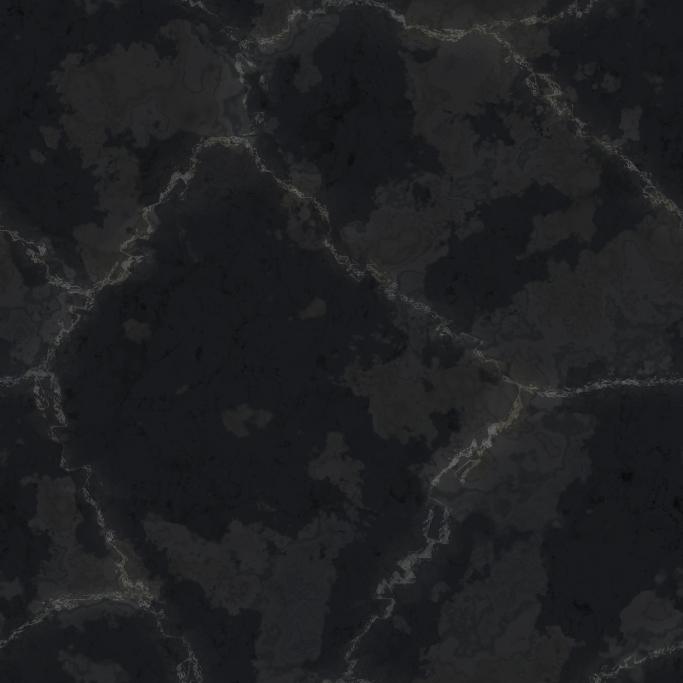
#> input picture design/sources/ambientcg-marble002/Marble002_2K-JPG_Color.jpg, 2048 x 2048 px (shown at 1/3 size)
$ python build-stone-table.py
#> lines starting #> are read from the running program, lines starting #| are printed output that depends on the picture
"""Generate the stone war table behind the results pane, and the stone that
floors the card sockets cut into it.

The table is polished black marble with sparse fine veins (ambientCG
"Marble002", CC0: https://ambientcg.com/a/Marble002), kept in
design/sources/ambientcg-marble002/. The scan's albedo is relit here from its
normal map, lightly (polished stone has little relief), with the light from
above to match the sockets (scripts/build-card-socket.py), and graded dark
and nearly neutral for AnimatedBackground.css to veil further.

The socket floor is a different stone, so the cut reads as its own surface
rather than more marble: a fine-grained dark rock (Poly Haven "Seaside Rock" by
Dimitrios Savva, CC0: https://polyhaven.com/a/seaside_rock), kept in
design/sources/polyhaven-seaside-rock/. Unrelieved, darker, and with its
grain deepened: at this darkness a soft floor reads as a void, a speckled
one as stone.

Both outputs tile seamlessly (the scans do, and resizing keeps them periodic).

Writes (used at 1x in CSS):
  client/src/assets/stone-table.webp            TABLE x TABLE
  client/src/assets/ui/stone-socket-floor.webp  FLOOR x FLOOR
Usage: python scripts/build-stone-table.py   (needs Pillow + numpy)
"""
from pathlib import Path

import numpy as np
from PIL import Image, ImageFilter

ROOT = Path(__file__).resolve().parent.parent
TABLE_SRC = ROOT / "design/sources/ambientcg-marble002/Marble002_2K-JPG"
FLOOR_SRC = ROOT / "design/sources/polyhaven-seaside-rock/seaside_rock_diff_2k.jpg"
OUT_TABLE = ROOT / "client/src/assets/stone-table.webp"
OUT_FLOOR = ROOT / "client/src/assets/ui/stone-socket-floor.webp"

TABLE = 1024                  # AnimatedBackground.tsx shifts by this tile height
FLOOR = 1024
LIGHT = np.array([0.0, 0.55, 0.83])   # GL normal space (+y = up): from above
RELIEF = 0.2                  # 0 = flat albedo, 1 = full Lambert relief
# The keyword panel on the left carries the intricate texture; the table must
# stay discreet. <1 compresses the marble's mottling and veins toward its mean.
TABLE_CONTRAST = 0.4
TABLE_SOFTEN = 0.8            # px blur on the scan, so no fine detail draws the eye
SATURATION = 0.35             # a trace of the marble's own colour
TINT = np.array([0.97, 1.0, 0.99])    # near neutral, a breath of the theme green
TABLE_MEAN = 28 / 255         # mean tone before the CSS veil darkens it
# The socket floor sits above the table's CSS veil, which takes the table down
# to ~7/255 mid-pane, so the floor is pre-darkened below it (results-relic.css
# adds the forge glow to it near the bottom of the pane).
FLOOR_MEAN = 5 / 255
FLOOR_CONTRAST = 2.4          # polished dark stone shows its grain more, not less
FLOOR_SATURATION = 0.25
FLOOR_TINT = np.array([0.94, 1.0, 0.98])  # cool slate


def load(name, size, mode="RGB"):
    im = Image.open(f"{TABLE_SRC}_{name}.jpg").convert(mode)
    return np.asarray(im.resize((size, size), Image.LANCZOS), np.float64) / 255


def to_linear(c):
    return c ** 2.2


def to_srgb(c):
    return np.clip(c, 0, 1) ** (1 / 2.2)


def grade(albedo, mean, saturation=SATURATION, tint=TINT):
    """Desaturate, tint and scale a linear image to a target sRGB mean."""
    luma = albedo @ np.array([0.2126, 0.7152, 0.0722])
    rgb = luma[..., None] + saturation * (albedo - luma[..., None])
    rgb *= tint
    srgb = to_srgb(rgb)
    return to_srgb(rgb * (mean / srgb.mean()) ** 2.2)


def save(img, out):
    Image.fromarray((img * 255).round().astype(np.uint8), "RGB") \
        .save(out, "WEBP", quality=90, method=6)
    print(f"{out.relative_to(ROOT)}: {img.shape[1]}x{img.shape[0]}, {out.stat().st_size // 1024} KB")


def build_table():
    im = Image.open(f"{TABLE_SRC}_Color.jpg").convert("RGB").resize((TABLE, TABLE), Image.LANCZOS)
    im = im.filter(ImageFilter.GaussianBlur(TABLE_SOFTEN))
    albedo = to_linear(np.asarray(im, np.float64) / 255)
    albedo = albedo.mean() * (albedo / albedo.mean()) ** TABLE_CONTRAST
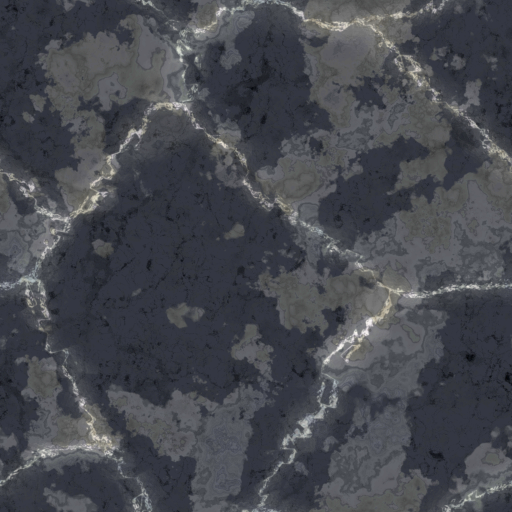
#> albedo: shape (1024, 1024, 3) float64 (shown at 1/2 size); mean R, G, B 0.0109, 0.0112, 0.0118; drawn with min black and max white
    normal = load("NormalGL", TABLE) * 2 - 1
    normal /= np.linalg.norm(normal, axis=2, keepdims=True)

    light = LIGHT / np.linalg.norm(LIGHT)
    lambert = np.clip(normal @ light, 0, None) / light[2]   # 1 on flat stone
    shade = 1 + RELIEF * (lambert - 1)
    save(grade(albedo * shade[..., None], TABLE_MEAN), OUT_TABLE)


def build_floor():
    im = Image.open(FLOOR_SRC).convert("RGB")
    im = im.resize((FLOOR, FLOOR), Image.LANCZOS).filter(ImageFilter.GaussianBlur(0.5))
    albedo = to_linear(np.asarray(im, np.float64) / 255)
    albedo = albedo.mean() * (albedo / albedo.mean()) ** FLOOR_CONTRAST
    save(grade(albedo, FLOOR_MEAN, FLOOR_SATURATION, FLOOR_TINT), OUT_FLOOR)


if __name__ == "__main__":
#> (the run stopped early here; a loop or call above may not have finished)
